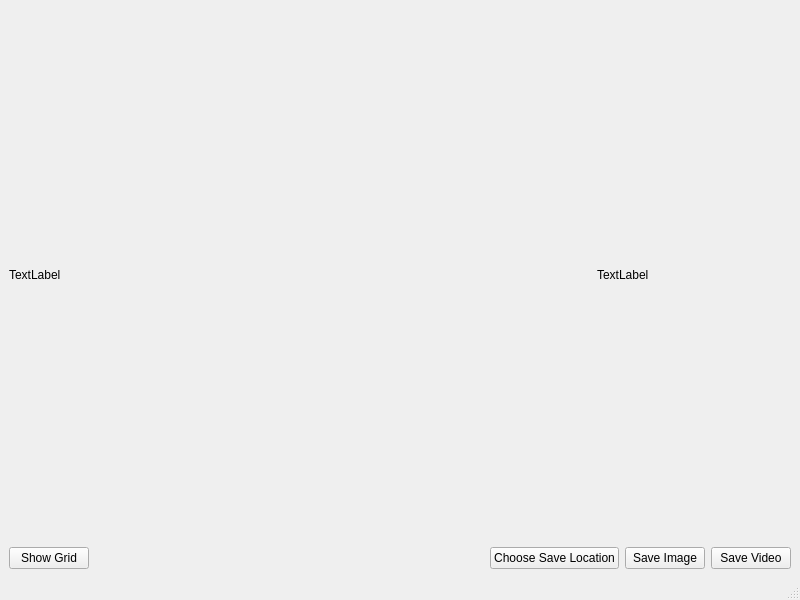
<?xml version="1.0" encoding="UTF-8"?>
<ui version="4.0">
 <class>MainWindow</class>
 <widget class="QMainWindow" name="MainWindow">
  <property name="geometry">
   <rect>
    <x>0</x>
    <y>0</y>
    <width>800</width>
    <height>600</height>
   </rect>
  </property>
  <property name="windowTitle">
   <string>MainWindow</string>
  </property>
  <widget class="QWidget" name="centralwidget">
   <layout class="QVBoxLayout" name="verticalLayout_2">
    <item>
     <layout class="QVBoxLayout" name="verticalLayout" stretch="9,1">
      <item>
       <layout class="QHBoxLayout" name="horizontalLayout_2" stretch="3,1">
        <item>
         <widget class="QLabel" name="video_output">
          <property name="text">
           <string>TextLabel</string>
          </property>
         </widget>
        </item>
        <item>
         <widget class="QLabel" name="zoom_effect">
          <property name="text">
           <string>TextLabel</string>
          </property>
         </widget>
        </item>
       </layout>
      </item>
      <item>
       <layout class="QHBoxLayout" name="horizontalLayout">
        <item>
         <widget class="QPushButton" name="grid">
          <property name="text">
           <string>Show Grid</string>
          </property>
         </widget>
        </item>
        <item>
         <spacer name="horizontalSpacer">
          <property name="orientation">
           <enum>Qt::Horizontal</enum>
          </property>
          <property name="sizeHint" stdset="0">
           <size>
            <width>40</width>
            <height>20</height>
           </size>
          </property>
         </spacer>
        </item>
        <item>
         <widget class="QPushButton" name="save_location">
          <property name="text">
           <string>Choose Save Location</string>
          </property>
         </widget>
        </item>
        <item>
         <widget class="QPushButton" name="img_save">
          <property name="text">
           <string>Save Image</string>
          </property>
         </widget>
        </item>
        <item>
         <widget class="QPushButton" name="video_save">
          <property name="text">
           <string>Save Video</string>
          </property>
         </widget>
        </item>
       </layout>
      </item>
     </layout>
    </item>
   </layout>
  </widget>
  <widget class="QMenuBar" name="menubar">
   <property name="geometry">
    <rect>
     <x>0</x>
     <y>0</y>
     <width>800</width>
     <height>22</height>
    </rect>
   </property>
  </widget>
  <widget class="QStatusBar" name="statusbar"/>
 </widget>
 <resources/>
 <connections/>
</ui>
